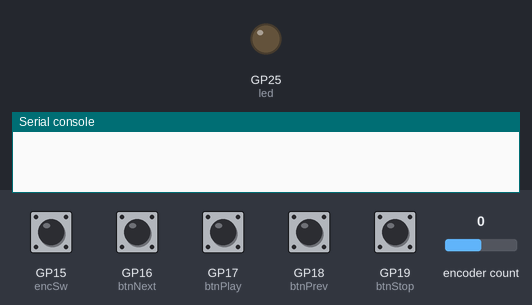
A program run on a simulated Raspberry Pi Pico running CircuitPython. Parts: output pins drawn as LEDs (lit = HIGH), the last lines printed to the serial console. Dashed ring = blinking. The inputs (shaded band) are chosen by the test bench; at power-on: GP15 (encSw), GP16 (btnNext), GP17 (btnPlay), GP18 (btnPrev), GP19 (btnStop) HIGH, encoder count 0. USB keyboard and mouse output is not drawn.

Above: at 1.2 s.
1.3 s: GP15 (encSw) pulled LOW for 1 s
At 1.7 s:
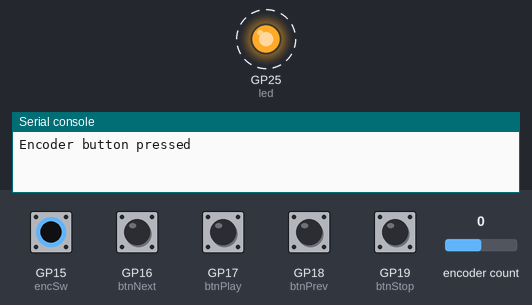
4.3 s: GP16 (btnNext) pulled LOW for 0.15 s
At 4.41 s:
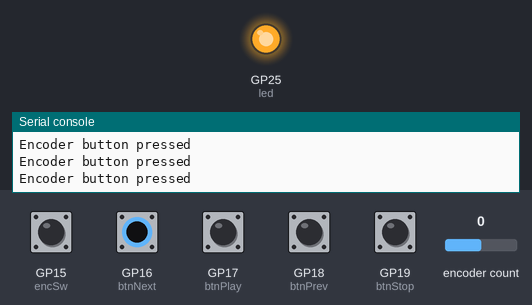
6.0 s: GP17 (btnPlay) pulled LOW for 0.15 s
At 6.8 s:
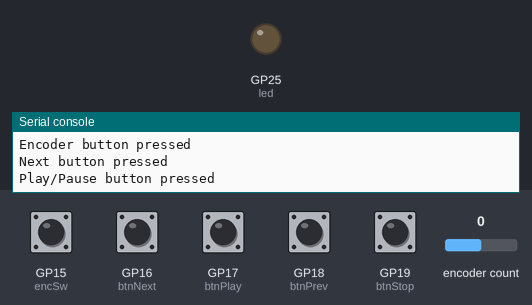
7.7 s: GP18 (btnPrev) pulled LOW for 0.15 s
At 7.82 s:
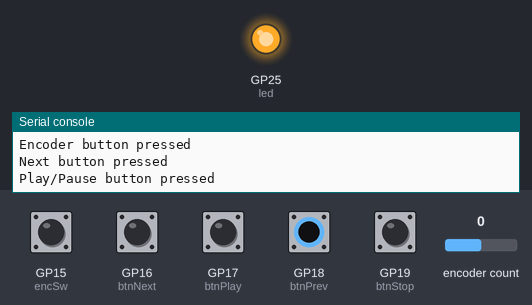
9.4 s: GP19 (btnStop) pulled LOW for 0.15 s
At 10.9 s:
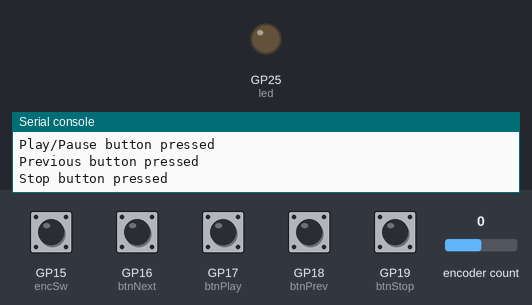
Timing chart, 0 to 12.1 s (numbered marks = the images above; inputs shaded):
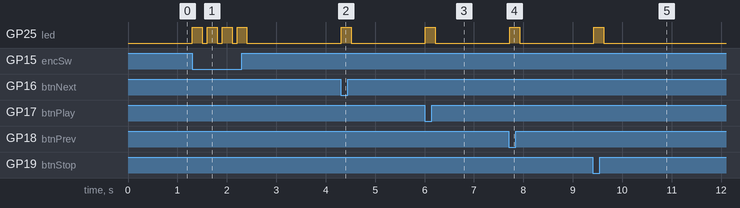

Measured:
- after the input at 1.3 s, GP25 (led): alternates HIGH for 0.20 s and LOW for 0.10 s, 8 changes in all, then stays LOW, starting at once
- after the input at 4.3 s, GP25 (led): LOW → HIGH at once, → LOW 0.20 s later
- after the input at 6.0 s, GP25 (led): LOW → HIGH at once, → LOW 0.20 s later
- after the input at 7.7 s, GP25 (led): LOW → HIGH at once, → LOW 0.20 s later
- after the input at 9.4 s, GP25 (led): LOW → HIGH at once, → LOW 0.20 s later

The program:

code.py
```python
import time
import digitalio
import board
import rotaryio
import usb_hid
from adafruit_hid.consumer_control import ConsumerControl
from adafruit_hid.consumer_control_code import ConsumerControlCode

# Rotary encoder
enc = rotaryio.IncrementalEncoder(board.GP13, board.GP14)
encSw = digitalio.DigitalInOut(board.GP15)
encSw.direction = digitalio.Direction.INPUT
encSw.pull = digitalio.Pull.UP
lastPosition = 0

# Media buttons
btnStop = digitalio.DigitalInOut(board.GP19)
btnStop.direction = digitalio.Direction.INPUT
btnStop.pull = digitalio.Pull.UP

btnPrev = digitalio.DigitalInOut(board.GP18)
btnPrev.direction = digitalio.Direction.INPUT
btnPrev.pull = digitalio.Pull.UP

btnPlay = digitalio.DigitalInOut(board.GP17)
btnPlay.direction = digitalio.Direction.INPUT
btnPlay.pull = digitalio.Pull.UP

btnNext = digitalio.DigitalInOut(board.GP16)
btnNext.direction = digitalio.Direction.INPUT
btnNext.pull = digitalio.Pull.UP

# builtin LED
led = digitalio.DigitalInOut(board.GP25)
led.direction = digitalio.Direction.OUTPUT

# USB device
consumer = ConsumerControl(usb_hid.devices)

# button delay
dl = 0.2

# loop
while True:
    # poll encoder position
    position = enc.position
    if position != lastPosition:
        led.value = True
        if lastPosition < position:
            consumer.send(ConsumerControlCode.VOLUME_INCREMENT)
        else:
            consumer.send(ConsumerControlCode.VOLUME_DECREMENT)
        lastPosition = position
        led.value = False

    # poll encoder button
    if encSw.value == 0:
        consumer.send(ConsumerControlCode.MUTE)
        led.value = True
        time.sleep(dl)
        led.value = False
        print("Encoder button pressed")

    # poll media buttons
    if btnStop.value == 0:
        consumer.send(ConsumerControlCode.STOP)
        led.value = True
        time.sleep(dl)
        led.value = False
        print("Stop button pressed")

    if btnPrev.value == 0:
        consumer.send(ConsumerControlCode.SCAN_PREVIOUS_TRACK)
        led.value = True
        time.sleep(dl)
        led.value = False
        print("Previous button pressed")

    if btnPlay.value == 0:
        consumer.send(ConsumerControlCode.PLAY_PAUSE)
        led.value = True
        time.sleep(dl)
        led.value = False
        print("Play/Pause button pressed")

    if btnNext.value == 0:
        consumer.send(ConsumerControlCode.SCAN_NEXT_TRACK)
        led.value = True
        time.sleep(dl)
        led.value = False
        print("Next button pressed")

    time.sleep(0.1)
```
